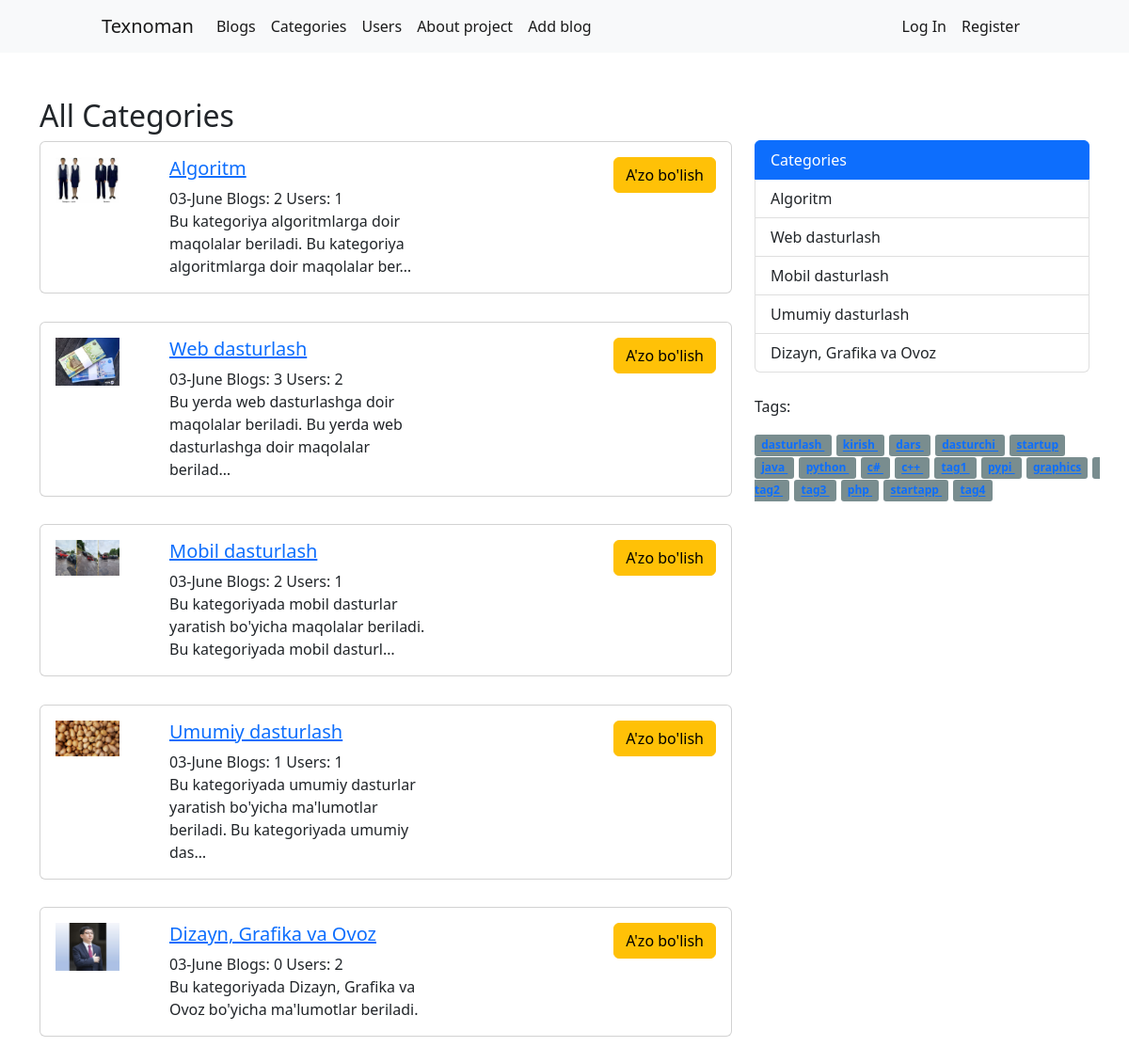
Page /categories/ on the committed database.
### blogapp/models.py (models this page shows, shortened)
class Category(models.Model):
    name = models.CharField(max_length=50)
    slug = models.SlugField(max_length=50, unique=True)
    created_at = models.DateTimeField(auto_now_add=True)
    content = models.TextField()
    image = models.ImageField(upload_to="category/%Y/%m/%d/")
    blog_count = models.IntegerField(default=0)
    user = models.ManyToManyField(User)
    class Meta:
        verbose_name = "Category"
        verbose_name_plural = "Categories"

class Tag(models.Model):
    name = models.CharField(max_length=50)
    slug = models.SlugField(max_length=50, unique=True)

### blogapp/views.py (the view)
# urls.py: path('categories/', category_list, name='category_list'),
def category_list(request):
    return render(request, "blogapp/category_list.html")

### blogapp/context_processors.py (called while the page is built)
def categories(request):
    return { 'categories': Category.objects.all() }

def tags(request):
    return { 'tags': Tag.objects.all() }

### blogapp/templates/blogapp/category_list.html
{% extends 'base.html' %}
{% block content %}
<h2> All Categories </h2>
{% for category in categories %}
<div class="card" style="width: 100%;">
    <div class="card-body">
        <div class="row">
            <div class="col-lg-2">
                <img src="{{category.image.url}}" style="width: 70%; text-align: center;">
            </div>
            <div class="col-lg-5">
                <h5 class="card-title"><a href="{% url 'category_blog' category.slug %}">{{category.name}}</a></h5>
                {{category.created_at|date:"d-F"}}
                Blogs: {{category.blog_set.count}}
                Users: {{category.user.count}}
                <p class="card-text">{{category.content|truncatechars:"100"}}</p>
            </div>
            <div class="col-lg-5" style="text-align: right">
                <button type="button" class="btn btn-warning">A'zo bo'lish</button>
            </div>
        </div>
    </div>
</div>
{% endfor %}
{% endblock %}

### templates/base.html (shortened to what this page needs)
{% load static %}
<!DOCTYPE html>
<html lang="en">
<head>
    <link rel="stylesheet" href="{% static 'bootstrap/css/bootstrap.min.css' %}">
    <link rel="stylesheet" href="{% static 'css/main.css' %}">
</head>
<body>
<header>
    {% include 'inc/_nav.html'%}
</header>
<div class="container">
    <main>
        <div class="row">
            <div class="col-lg-8">
                {% block content %}
                {% endblock %}
            </div>
            <div class="col-lg-4">
                {% include 'inc/_sidebar.html'%}
            </div>
        </div>
    </main>
</div>
</body>
</html>

### templates/inc/_nav.html (shortened to what this page needs)
<nav class="navbar navbar-expand-lg bg-light">
    <div class="container-fluid">
        <a class="navbar-brand" href="{% url 'home' %}">Texnoman</a>
        <div class="collapse navbar-collapse" id="navbarSupportedContent">
            <ul class="navbar-nav me-auto mb-2 mb-lg-0">
                <li class="nav-item">
                    <a class="nav-link active" aria-current="page" href="{% url 'home' %}">Blogs</a>
                </li>
                <li class="nav-item">
                    <a class="nav-link active" aria-current="page" href="{% url 'category_list' %}">Categories</a>
                </li>
                <li class="nav-item">
                    <a class="nav-link active" aria-current="page" href="{% url 'users' %}">Users</a>
                </li>
                <li class="nav-item">
                    <a class="nav-link active" aria-current="page" href="#">About project</a>
                </li>
                <li class="nav-item">
                    <a class="nav-link active" aria-current="page" href="{% url 'add_blog' %}">Add blog</a>
                </li>
            </ul>
            <ul class="navbar-nav justify-content-end">
                {% if user.is_authenticated %}
                <li class="nav-item">
                    <a class="nav-link active" aria-current="page" href="{% url 'login_page' %}">{{user.username}}</a>
                </li>
                <li class="nav-item">
                    <a class="nav-link active" aria-current="page" href="{% url 'log_out' %}">Log Out</a>
                </li>
                {% else %}
                <li class="nav-item">
                    <a class="nav-link active" aria-current="page" href="{% url 'login_page' %}">Log In</a>
                </li>
                <li class="nav-item">
                    <a class="nav-link active" aria-current="page" href="{% url 'register' %}">Register</a>
                </li>
                {% endif%}
            </ul>
        </div>
    </div>
</nav>

### templates/inc/_sidebar.html
<div class="list-group">
  <a href="#" class="list-group-item list-group-item-action active" aria-current="true">
    Categories
  </a>
  {% for cat in categories %}
  <a href="{% url 'category_blog' cat.slug %}" class="list-group-item list-group-item-action">{{cat.name}}</a>
  {% endfor %}
</div>
<br>
<p> Tags: </p>
{% for tag in tags %}
<span class="sidebar_tags">
  <a href="{% url 'tag_blog' tag.slug %}">{{tag.name}} </a>
  </span>
{% endfor %}

### static/css/main.css (style rules this page uses)
.container-fluid { margin-left: 8%; margin-right: 8%; }
.card { margin-bottom: 4%; }
.navbar { margin-bottom: 4%; }
.list-group { margin-top: 2.8rem; }
.sidebar_tags { margin-right: 5px; padding: 0.2em 0.6em 0.3em; background-color: #798d8f; font-weight: bold; color: #ffffff; border-radius: 0.25em; font-size: 75%; text-decoration: none; }

### rows in the picture
Category: image (picture), name "Algoritm", created_at "03-June", blog_set.count "2", user.count "1", content "Bu kategoriya algoritmlarga doir maqolalar beriladi. Bu kategoriya algoritmlarga doir maqolalar ber…"
Category: image (picture), name "Web dasturlash", created_at "03-June", blog_set.count "3", user.count "2", content "Bu yerda web dasturlashga doir maqolalar beriladi. Bu yerda web dasturlashga doir maqolalar berilad…"
Category: image (picture), name "Mobil dasturlash", created_at "03-June", blog_set.count "2", user.count "1", content "Bu kategoriyada mobil dasturlar yaratish bo'yicha maqolalar beriladi. Bu kategoriyada mobil dasturl…"
Category: image (picture), name "Umumiy dasturlash", created_at "03-June", blog_set.count "1", user.count "1", content "Bu kategoriyada umumiy dasturlar yaratish bo'yicha ma'lumotlar beriladi. Bu kategoriyada umumiy das…"
Category: image (picture), name "Dizayn, Grafika va Ovoz", created_at "03-June", blog_set.count "0", user.count "2", content "Bu kategoriyada Dizayn, Grafika va Ovoz bo'yicha ma'lumotlar beriladi."
Tag: name "dasturlash"
Tag: name "kirish"
Tag: name "dars"
Tag: name "dasturchi"
Tag: name "startup"
Tag: name "java"
Tag: name "python"
Tag: name "c#"
Tag: name "c++"
Tag: name "tag1"
Tag: name "pypi"
Tag: name "graphics"
Tag: name "tag2"
Tag: name "tag3"
Tag: name "php"
Tag: name "startapp"
Tag: name "tag4"
